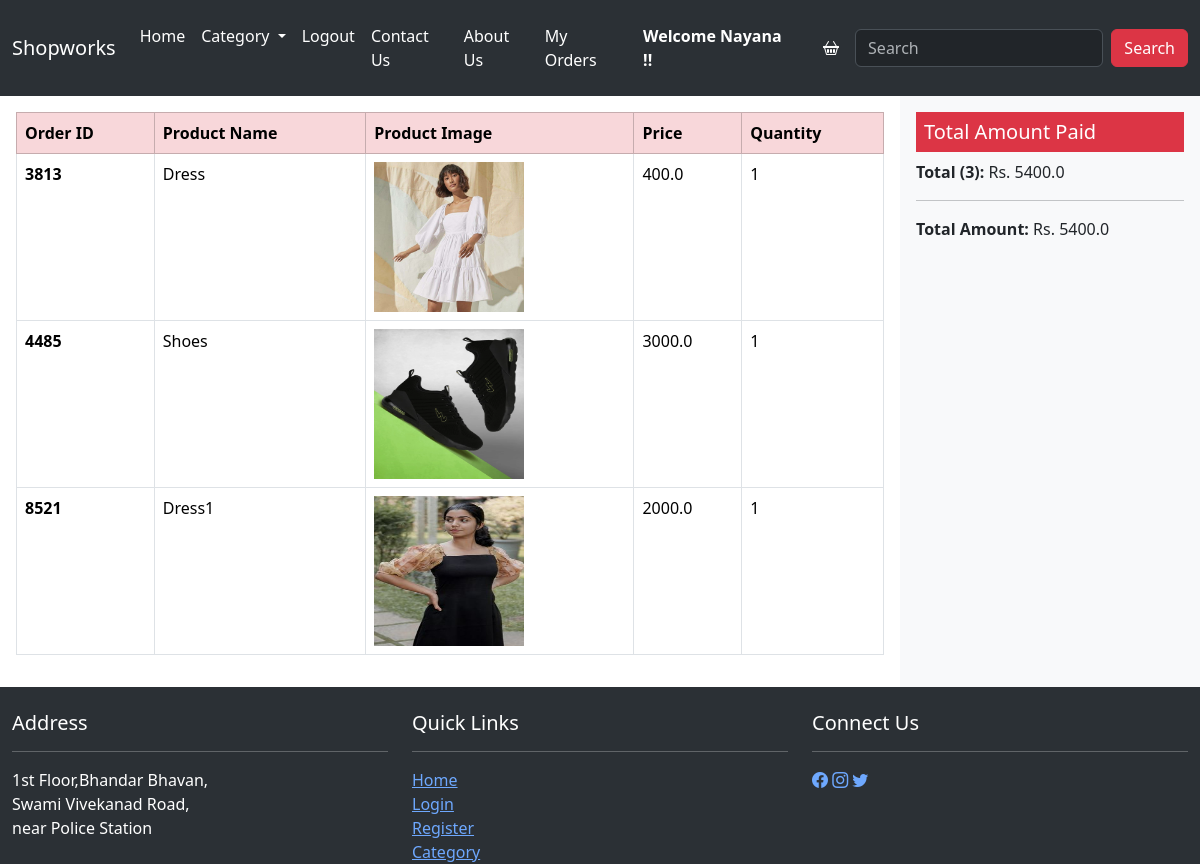
Screenshot of /showorders/ (signed in) with the database file from the repository.
### ecommapp/models.py (models this page shows)
class Order(models.Model):
    userid = models.ForeignKey(User , on_delete = models.CASCADE , null = True , blank = True)
    productid = models.ForeignKey(Product,on_delete = models.CASCADE , null = True , blank = True)
    orderid = models.IntegerField(primary_key = True)
    quantity = models.PositiveIntegerField(default = 0)
    status = (("Pending" , "Pending") , ("Out for Delivery","Out for Delivery") , ("Deliverd" , "Deliverd"))

class Product(models.Model):
    userid = models.ForeignKey(User , on_delete = models.CASCADE , null = True , blank = True)
    productid = models.IntegerField(primary_key = True)
    product_name = models.CharField(max_length = 55)
    type = (("Mobile","Mobile"),("Clothes", "Clothes"),("Shoes","Shoes"))
    category = models.CharField(max_length = 50 ,choices = type , default = "")
    description = models.TextField(max_length = 100)
    price = models.FloatField()
    image=models.ImageField(upload_to='product/')
    objects = models.Manager()
    prod = CustomManager()

### ecommapp/views.py (the view)
# urls.py: path("showorders/", views.showorders, name="showorders"),
def showorders(req):
    if req.user.is_authenticated:
        user = req.user
        allorders = Order.objects.filter(userid = user)
        length = len(allorders)
        totalprice = 0
        orderid = 0
        for cart_item in allorders:
                totalprice += cart_item.productid.price * cart_item.quantity
        totalprice_in_paise = int(totalprice * 100)
        context={'username': user , 'allorders' : allorders ,"items" :length ,
                    "total" : totalprice }
        return render(req,'orders.html',context)
    else :
        user = None
        return redirect("/loginuser")

### templates/orders.html
{% include 'header.html' %}
<div class="container-fluid">
    <div class="row">
        <div class="col-md-9 p-3">
        <table class="table table-bordered">
            <thead class="table-danger">
              <tr>
                <th scope="col">Order ID</th>
                <th scope="col">Product Name</th>
                <th scope="col">Product Image</th>
                <th scope="col">Price</th>
                <th scope="col">Quantity</th>
              </tr>
            </thead>
            <tbody>
            {% for x in allorders %}
              <tr>
                <th scope="row">{{x.orderid}}</th>
                <td>{{x.productid.product_name}}</td>
                <td><img src="{{x.productid.image.url}}" width="150" height ="150" alt="{{x.productid.image}}"></td>
                <td>{{x.productid.price}}</td>
                <td>{{x.quantity}}</td>
              </tr>
            {% endfor %}
            </tbody>
          </table>
        </div>
        <div class="col-md-3 bg-light p-3">
            <h5 class="bg-danger text-white p-2">Total Amount Paid</h5>
            <p><strong>Total ({{items}}):</strong> Rs. {{total}} </p>
            <hr>
            <p><strong>Total Amount:</strong> Rs. {{total}} </p>
    </div>
</div>
</div>
{% include 'footer.html' %}

### templates/header.html (shortened to what this page needs)
{% load static %}
<!DOCTYPE html>
<html lang="en">
  <head>
    <link
      href="https://cdn.jsdelivr.net/npm/bootstrap@5.3.2/dist/css/bootstrap.min.css"
      rel="stylesheet"
    />
  </head>
  <body>
    <div class="container-fluid">
      <div class="row">
        <nav
          class="navbar  navbar-expand-lg bg-body-tertiary"
          data-bs-theme="dark"
        >
          <div class="container-fluid">
            <a class="navbar-brand" href="{% url 'index' %}">Shopworks</a>
            <div class="collapse navbar-collapse" id="navbarSupportedContent">
              <ul class="navbar-nav me-auto mb-2 mb-lg-0">
                <li class="nav-item">
                  <a
                    class="nav-link active"
                    aria-current="page"
                    href="{% url 'index' %}"
                    >Home</a
                  >
                </li>
                <li class="nav-item dropdown active">
                  <a
                    class="nav-link dropdown-toggle active"
                    href="#"
                    role="button"
                    data-bs-toggle="dropdown"
                    aria-expanded="false"
                  >
                    Category
                  </a>
                </li>
                {% if user.is_authenticated %}
                  <li class="nav-item">
                    <a class="nav-link active" href="{% url 'userlogout' %}" aria-current="page">Logout</a>
                  </li>
                {% endif %}
                <li class="nav-item">
                  <a
                    class="nav-link active"
                    aria-current="page"
                    href="{% url 'contactus' %}"
                    >Contact Us</a
                  >
                </li>
                <li class="nav-item">
                  <a
                    class="nav-link active"
                    aria-current="page"
                    href="{% url 'aboutus' %}"
                    >About Us</a
                  >
                </li>
                {% if user.is_authenticated %}
                <li class="nav-item">
                  <a class="nav-link active" href="{% url 'showorders' %}" aria-current="page"> My Orders</a>
                </li>
                {% endif %}
              </ul>
              {% if username %}
              <strong class="text-white p-3">
                Welcome {{username}} !!
              </strong>
              {% else %}
              <strong  class="text-white p-3">Welcome Guest !!</strong>
              {% endif %}
              <a href="{% url 'cart' %}"><i class="bi bi-basket2 text-white p-3"></i></a>
              <form class="d-flex" role="search" method="get" action="{% url 'searchproduct' %}">
                <input
                  class="form-control me-2"
                  type="search"
                  placeholder="Search"
                  aria-label="Search"
                  name ="q" value="{{query}}"
                />
                <button class="btn btn-danger" type="submit">
                  Search
                </button>
              </form>
            </div>
          </div>
        </nav>
      </div>
    </div>
  </body>
</html>

### rows the page displays
Order: orderid "3813", productid.product_name "Dress", productid.image (picture), productid.price "400.0", quantity "1"
Order: orderid "4485", productid.product_name "Shoes", productid.image (picture), productid.price "3000.0", quantity "1"
Order: orderid "8521", productid.product_name "Dress1", productid.image (picture), productid.price "2000.0", quantity "1"

### other values shown
{{ username }} "Nayana"
{{ items }} "3"
{{ total }} "5400.0"
